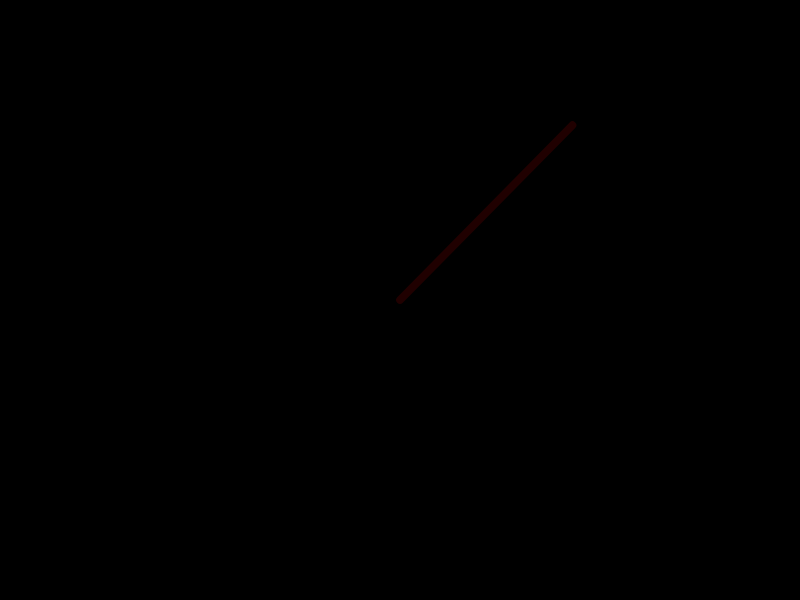
Frame 1 (no input)
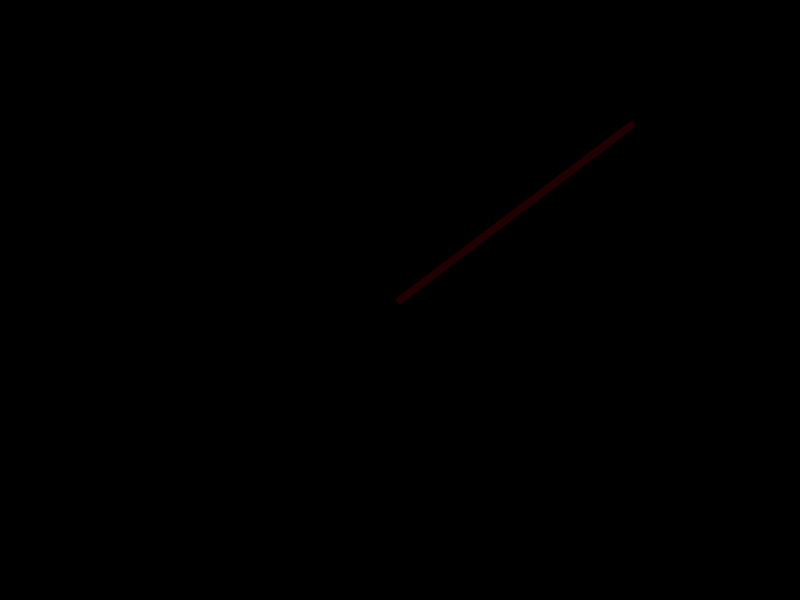
Frame 60 (no input)
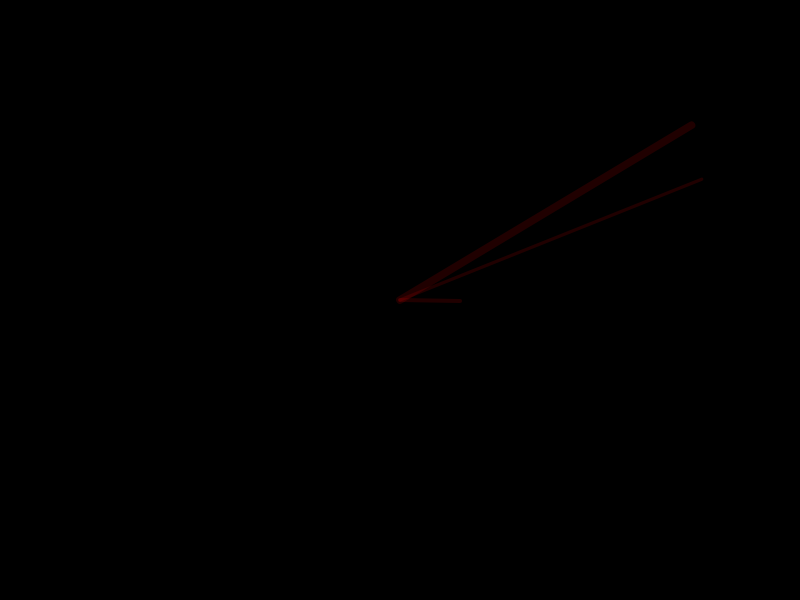
Frame 120 (the mouse pressed at the canvas centre since frame 60)

The p5.js sketch that drew these frames (run headless with seeded random() and noise() and a simulated clock; from frame 60 on, the mouse is pressed at the canvas centre):

// p5.js sketch
// ── sketch.js
/*
Yet Another Demo on Arrays.

Using for loops to fill and iterate through arrays.
Using push() to add new values to arrays on mouse press.
Using a timer to add new values to arrays every second.
*/

let pointX = []; //declare array called pointX
pointX.length = 1; //set length of pointX array
let pointY = []; //declare array called pointY
pointY.length = 1; //set length of pointY array
let strokeW = []; //declare array for stroke weights
strokeW.length = 1; //set length of strokeW array

let move = 1; // variable for point movement

//timer variables
let currentTime = 0; 
let prevTime = 0;
let timer = 1000;

function setup() 
{
  createCanvas(800, 600);

  	//initializing the array with for loop and random numbers
	for (let i = 0; i < pointX.length; i++) 
	{
		pointX[i] = random(width);
		pointY[i] = random(height);
		strokeW[i] = random(1, 10);
	}
}

function draw() 
{
	background(0);

	//iterate through array and draw lines
	for (let i = 0; i < pointX.length; i++)
	{
    	stroke(255, 0, 0, 32);  //red lines with some transparency
    	strokeWeight(strokeW[i]); //set stroke weight from array

    	//draw line from point to center of canvas

    	line(pointX[i] + move, pointY[i] + move, width/2, height/2);

		//if outer points go off canvas, move in the other direction
		if (pointX[i] + move > width * 2 || pointX[i] + move < -width) 
		{
			move = -move;
		} 

		pointX[i] += move;
  	}

	currentTime = millis(); //keep track of elapsed time
	
	if (currentTime - prevTime >= timer) //if 1 sec has passed since last timer triggered
	{
		prevTime = currentTime; //set previous time to the current time when timer triggered
		pointX.push(random(width));
		pointY.push(random(height));
		strokeW.push(random(1, 10));

		//print the new length of the pointX array to the console for monitoring
		print("Array Length = " + pointX.length);
	}
}

function mousePressed()
{
	// the push() array method adds new random values to the end of an array
	pointX.push(mouseX);
	pointY.push(mouseY);
	strokeW.push(random(1, 10));

	//print the new length of the pointX array to the console for monitoring
	print("Array Length = " + pointX.length);
}
